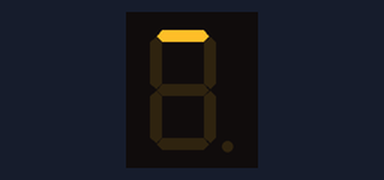
A sketch run on a simulated Arduino Uno, built with avr-gcc and run on an emulated ATmega328P. Parts: 1-digit seven-segment display. Wiring (inferred from the names in the program): 1-digit 7-segment display, segments lit when HIGH: segments pin 1, pin 2, pin 3, pin 4, pin 5, pin 6, pin 7. The segment pins are drawn as the display they are named for.

Above: at 0.1 s.
At 1.1 s:
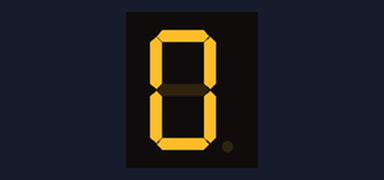
At 2.1 s:
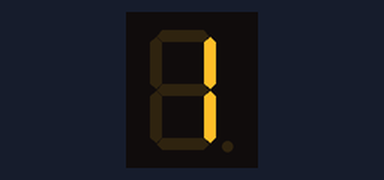
At 5.1 s:
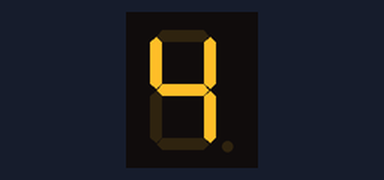
At 7.1 s:
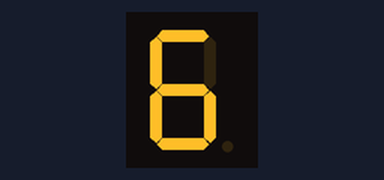
At 10.1 s:
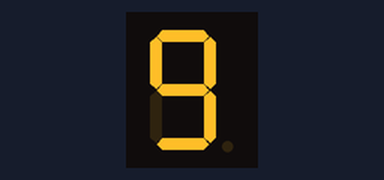

Measured:
- by itself, everything shown: repeats every 11.0 s, in 12 steps
- what the display in image 1 shows lasts 1.0 s, from 1.0 s to 2.0 s

The sketch:

sketch_apr25a.ino
```cpp
int a = 1;
int b = 2;
int c = 3;
int d = 4;
int e = 5;
int f = 6;
int g = 7;


void setup() {
  pinMode(a, OUTPUT);
  pinMode(b, OUTPUT);
  pinMode(c, OUTPUT);
  pinMode(d, OUTPUT);
  pinMode(e, OUTPUT);
  pinMode(f, OUTPUT);
  pinMode(g, OUTPUT);
}


  void loop() {
  digitalWrite (a, HIGH);
  delay(1000);
  digitalWrite (a, LOW);
  zero();
  jeden();
  dwa();
  trzy();
  cztery();
  piec();
  szesc();
  siedem();
  osiem();
  dziewiec();
 }

 void jeden () {
  digitalWrite (b, HIGH);
  digitalWrite (c, HIGH);
  delay(1000);
  digitalWrite (b, LOW);
  digitalWrite (c, LOW);
}

void dwa () {
  digitalWrite (a, HIGH);
  digitalWrite (b, HIGH);
  digitalWrite (g, HIGH);
  digitalWrite (e, HIGH);
  digitalWrite (d, HIGH);
  delay(1000);
  digitalWrite (a, LOW);
  digitalWrite (b, LOW);
  digitalWrite (g, LOW);
  digitalWrite (e, LOW);
  digitalWrite (d, LOW);
  }

void trzy () {
  digitalWrite (a, HIGH);
  digitalWrite (b, HIGH);
  digitalWrite (g, HIGH);
  digitalWrite (c, HIGH);
  digitalWrite (d, HIGH);
  delay(1000);
  digitalWrite (a, LOW);
  digitalWrite (b, LOW);
  digitalWrite (g, LOW);
  digitalWrite (c, LOW);
  digitalWrite (d, LOW);
  }

void cztery () {
  digitalWrite (f, HIGH);
  digitalWrite (b, HIGH);
  digitalWrite (g, HIGH);
  digitalWrite (c, HIGH);
  delay(1000);
  digitalWrite (f, LOW);
  digitalWrite (b, LOW);
  digitalWrite (g, LOW);
  digitalWrite (c, LOW);
  }

void piec () {
  digitalWrite (a, HIGH);
  digitalWrite (f, HIGH);
  digitalWrite (g, HIGH);
  digitalWrite (c, HIGH);
  digitalWrite (d, HIGH);
  delay(1000);
  digitalWrite (a, LOW);
  digitalWrite (f, LOW);
  digitalWrite (g, LOW);
  digitalWrite (c, LOW);
  digitalWrite (d, LOW);
  }

void szesc () {
  digitalWrite (a, HIGH);
  digitalWrite (f, HIGH);
  digitalWrite (g, HIGH);
  digitalWrite (c, HIGH);
  digitalWrite (d, HIGH);
  digitalWrite (e, HIGH);
  delay(1000);
  digitalWrite (a, LOW);
  digitalWrite (f, LOW);
  digitalWrite (g, LOW);
  digitalWrite (c, LOW);
  digitalWrite (d, LOW);
  digitalWrite (e, LOW);
  }

void siedem () {
  digitalWrite (a, HIGH);
  digitalWrite (b, HIGH);
  digitalWrite (c, HIGH);
  delay(1000);
  digitalWrite (a, LOW);
  digitalWrite (b, LOW);
  digitalWrite (c, LOW);
  }

void osiem () {
  digitalWrite (a, HIGH);
  digitalWrite (b, HIGH);
  digitalWrite (c, HIGH);
  digitalWrite (d, HIGH);
  digitalWrite (e, HIGH);
  digitalWrite (f, HIGH);
  digitalWrite (g, HIGH);
  delay(1000);
  digitalWrite (a, LOW);
  digitalWrite (b, LOW);
  digitalWrite (c, LOW);
  digitalWrite (d, LOW);
  digitalWrite (e, LOW);
  digitalWrite (f, LOW);
  digitalWrite (g, LOW);
  }

void dziewiec () {
  digitalWrite (a, HIGH);
  digitalWrite (b, HIGH);
  digitalWrite (c, HIGH);
  digitalWrite (d, HIGH);
  digitalWrite (f, HIGH);
  digitalWrite (g, HIGH);
  delay(1000);
  digitalWrite (a, LOW);
  digitalWrite (b, LOW);
  digitalWrite (c, LOW);
  digitalWrite (d, LOW);
  digitalWrite (f, LOW);
  digitalWrite (g, LOW);
  }

void zero () {
  digitalWrite (a, HIGH);
  digitalWrite (b, HIGH);
  digitalWrite (c, HIGH);
  digitalWrite (d, HIGH);
  digitalWrite (e, HIGH);
  digitalWrite (f, HIGH);
  delay(1000);
  digitalWrite (a, LOW);
  digitalWrite (b, LOW);
  digitalWrite (c, LOW);
  digitalWrite (d, LOW);
  digitalWrite (e, LOW);
  digitalWrite (f, LOW);
  }
```
